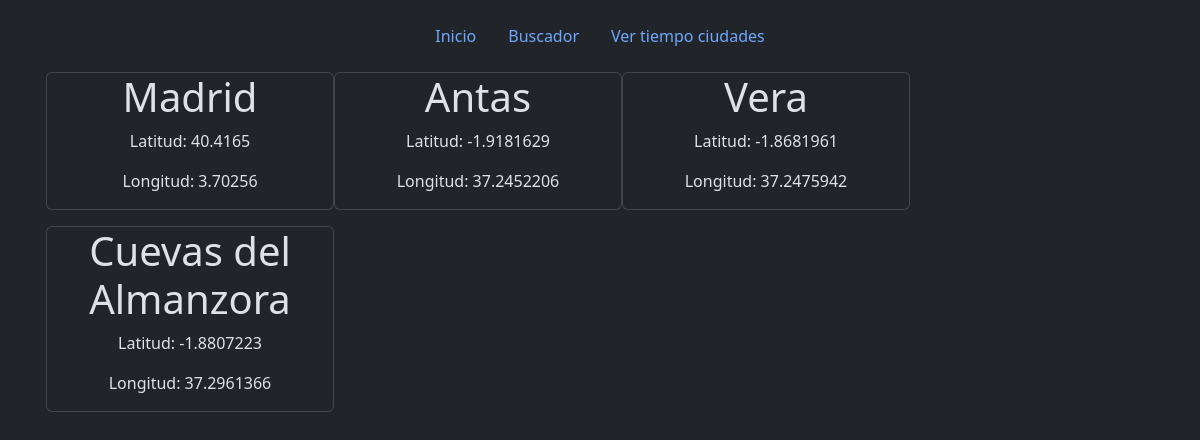
The page /index.php?action=show-weather on the database its author committed.
### tables this page shows
CREATE TABLE `cities` (
  `id` tinyint(4) NOT NULL AUTO_INCREMENT,
  `name` varchar(50) NOT NULL,
  `country` varchar(50) NOT NULL,
  `latitude` double NOT NULL,
  `longitude` double NOT NULL,
  PRIMARY KEY (`id`)
);

### src/controllers/CitiesController.php (called while the page is built, shortened)
<?php
class CitiesController
{
  public static function showWeather(): void
  {
    $cities = CitiesModel::getAllCities();
    ShowWeatherView::render($cities);
  }
}

### src/models/DBConnection.php (called while the page is built, shortened)
<?php
class DBConnection
{
  private PDO|null $conn;
  public function __construct()
  {
    $host = 'mariadb_examen:3306';
    try {
      $this->conn = new PDO("mysql:host=$host;dbname=examen", "root", "mysql?");
      $this->conn->setAttribute(PDO::ATTR_ERRMODE, PDO::ERRMODE_EXCEPTION);
      $this->conn->setAttribute(PDO::ATTR_EMULATE_PREPARES, false);
    } catch (PDOException $e) {
        var_dump($e->getMessage());
      $this->conn = null;
    }
  }
  public function getConnection()
  {
    return $this->conn;
  }
}

### src/models/CitiesModel.php (called while the page is built, shortened)
<?php
class CitiesModel
{
  public static function getAllCities() {
    $conn = new DBConnection();
    $stmt = $conn->getConnection()->prepare("SELECT * FROM cities");
    $stmt->setFetchMode(PDO::FETCH_CLASS | PDO::FETCH_PROPS_LATE, 'App\models\City');
    $stmt->execute();
    return $stmt->fetchAll();
  }
}

### src/models/City.php (called while the page is built, shortened)
<?php
class City
{
  private $name;
  private $longitude;
  private $latitude;
  public function __construct($id = '', $name = '', $country = '', $longitude = '', $latitude = '')
  {
    $this->name = $name;
    $this->longitude = $longitude;
    $this->latitude = $latitude;
  }
  public function getName(): mixed
  {
    return $this->name;
  }
  public function getLongitude(): mixed
  {
    return $this->longitude;
  }
  public function getLatitude(): mixed
  {
    return $this->latitude;
  }
}

### src/views/ShowWeatherView.php (the view, shortened to what this page needs)
<?php
class ShowWeatherView
{
  public static function render($cities)
  {
    include "cabecera.php";
    ?>
    <div class="container">
      <div class="row row-cols-1 row-cols-sm-2 row-cols-md-3 g-3">
    <?php
    foreach ($cities as $city) {
    ?>
      <div class="card col text-center" style="width: 18rem;">
        <h1 class="city"><?= $city->getName() ?></h1>
        <p>Latitud: <span class="longitude"><?= $city->getLongitude() ?></span></p>
        <p>Longitud: <span class="latitude"><?= $city->getLatitude() ?></span></p>
      </div>
      <?php
    }
      ?>
    </div>
    </div>
    <?php
    include "pie.php";
  }
}

### rows shown on the page
cities: name "Madrid", longitude "40.4165", latitude "3.70256"
cities: name "Antas", longitude "-1.9181629", latitude "37.2452206"
cities: name "Vera", longitude "-1.8681961", latitude "37.2475942"
cities: name "Cuevas del Almanzora", longitude "-1.8807223", latitude "37.2961366"
